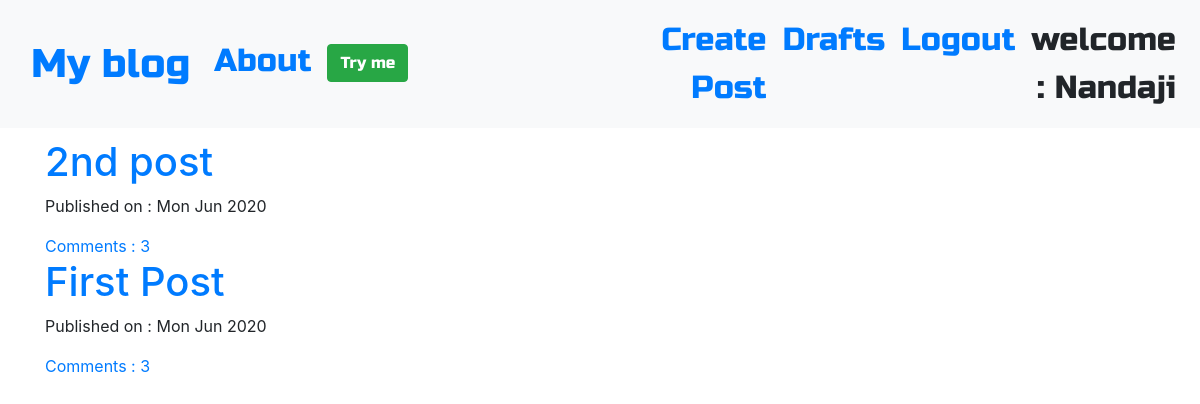
Screenshot of / (signed in) with the database file from the repository.
### blog/models.py (models this page shows, shortened)
class Post(models.Model):
    author = models.ForeignKey('auth.User',on_delete=models.CASCADE)
    title = models.CharField(max_length=200)
    text = models.TextField()
    created_date = models.DateTimeField(default=timezone.now)
    published_date = models.DateTimeField(blank=True,null=True)
    def approve_comment(self):
        return self.comments.filter(approved_comment=True)

### blog/views.py (the view)
# urls.py: path('',views.PostListView.as_view(),name='post_list'),
class PostListView(ListView):
    model = Post
    def get_queryset(self):
        return Post.objects.filter(published_date__lte=timezone.now()).order_by('-published_date')

### blog/templates/blog/post_list.html
{% extends 'blog/base.html'%}
{% block content %}
<div class="centerstage">
  {% for post in post_list %}
  <div class="post">
    <h1><a href="{% url 'post_detail' pk=post.pk %}">{{ post.title }}</a></h1>
    <div class="date">
      <p>Published on : {{ post.published_date|date:"D M Y"}}</p>
    </div>
    <a href="{% url 'post_detail' pk=post.pk %}">Comments : {{post.approve_comment.count}}</a>
  </div>
  {% endfor %}
</div>
{% endblock %}

### blog/templates/blog/base.html (shortened to what this page needs)
<!DOCTYPE html>
{% load static %}
<html lang="en" dir="ltr">
  <head>
    <link rel="stylesheet" href="https://maxcdn.bootstrapcdn.com/bootstrap/4.5.0/css/bootstrap.min.css">
    <link rel="stylesheet" href="//cdn.jsdelivr.net/npm/medium-editor@latest/dist/css/medium-editor.min.css" type="text/css" media="screen" charset="utf-8">
    <link rel="stylesheet" href="{% static 'css/blog.css' %}">
  </head>
  <body class="loader">
    <nav class="navbar navbar-expand-sm bg-light techfont">
      <div class='container'>
       <ul class="navbar-nav">
         <li class="nav-item">
           <a class="navbar-brand bigbrand" href="{% url 'post_list' %}">My blog</a>
         </li>
         <li class="nav-item">
           <a class="nav-link" href="{% url 'about' %}">About</a>
         </li>
         <li class="nav-item">
           <a class="nav-link" href="{% url 'tryme' %}"><input type="submit" class="btn btn-success" name="" value="Try me"></a>
         </li>
       </ul>
      </div>
      <ul class="navbar-nav editnav">
        {% if user.is_authenticated %}
        <li class="nav-item">
          <a class="nav-link" href="{% url 'post_create'%}">Create Post</a>
        </li>
        <li class="nav-item">
          <a class="nav-link" href="{% url 'post_draft_list'%}">Drafts</a>
        </li>
        <li class="nav-item">
          <a class="nav-link" href="{% url 'logout'%}">Logout</a>
        </li>
        <li class="nav-item">
          <a class='nav-link'>welcome : {{user.username}}</a>
        </li>
        {% else %}
        <li class="nav-item">
          <a class="nav-link" href="{% url 'login' %}">Login</a>
        </li>
        {% endif %}
      </ul>
    </nav>
    <div class="content container">
      <div class="row">
        <div class="col-md-8">
          <div class="blog_posts">
            {% block content %}{% endblock %}
          </div>
        </div>
      </div>
    </div>
  </body>
</html>

### blog/static/css/blog.css (style rules this page uses)
.techfont { font-family: 'Russo One', sans-serif; font-size: 2rem; margin-bottom: 10px; }
.bigbrand { font-size: 2.5rem; }
.centerstage { margin-left: auto; margin-right: auto; }
.editnav { text-align: right; font-size: 2rem; }
.loader { filter:hue-rotate(0deg); color:linear-gradient(45deg,#0f8,#08f); animation:hue 10000ms infinite linear; }

### rows the page displays
Post: title "2nd post", published_date "Mon Jun 2020", approve_comment.count "3"
Post: title "First Post", published_date "Mon Jun 2020", approve_comment.count "3"

### other values shown
{{ user.username }} "Nandaji"
